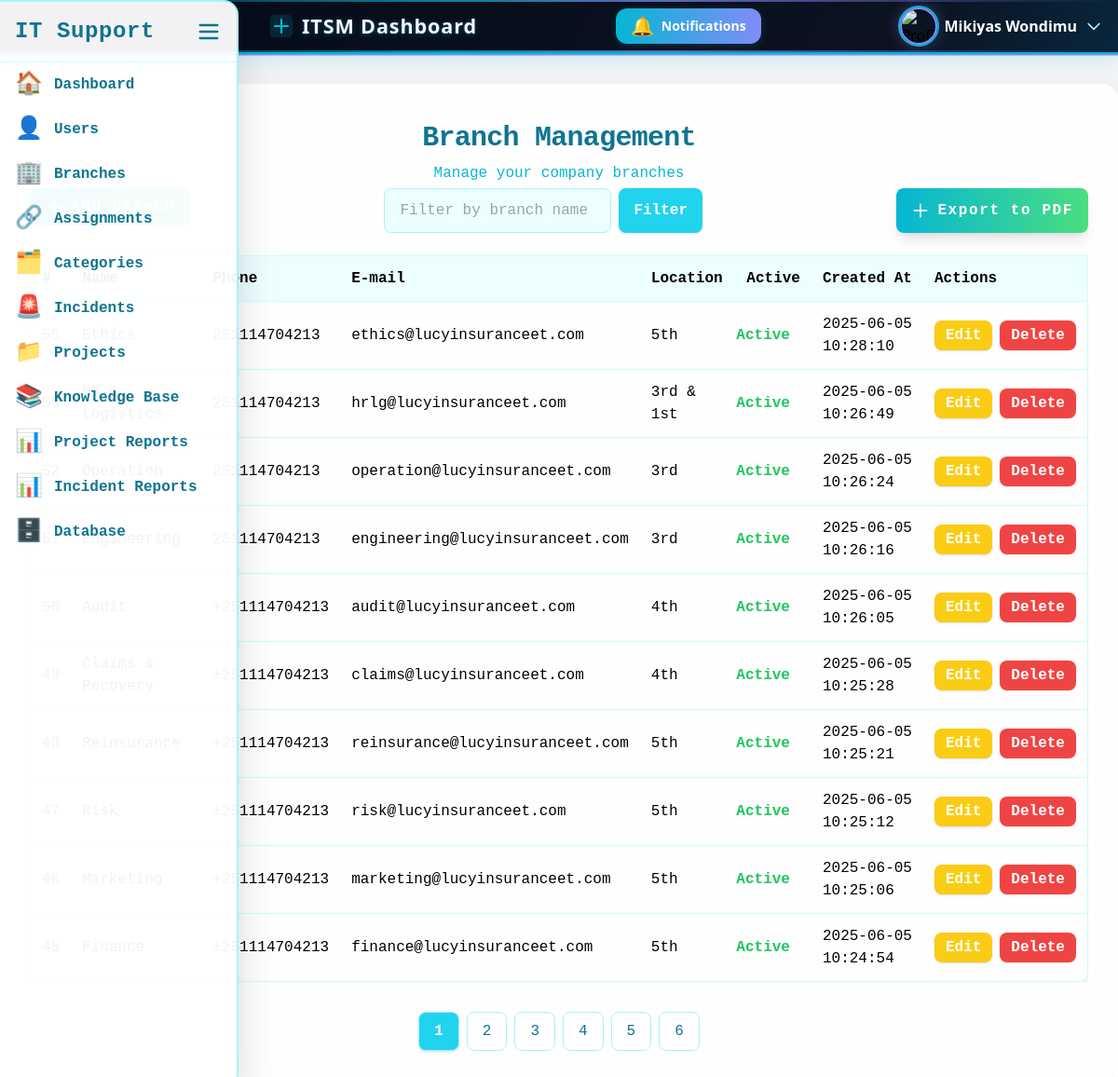
/admin/branches.php (signed in), run on the app's committed database.
### tables this page shows
CREATE TABLE `users` (
  `id` int(11) NOT NULL,
  `name` varchar(100) DEFAULT NULL,
  `email` varchar(100) DEFAULT NULL,
  `password` varchar(255) DEFAULT NULL,
  `role` enum('admin','staff','user') NOT NULL,
  `created_at` timestamp NOT NULL DEFAULT current_timestamp(),
  `force_password_change` tinyint(1) DEFAULT 1,
  `branch_id` int(11) DEFAULT NULL,
  `profile_picture` varchar(255) DEFAULT NULL,
  `is_active` tinyint(1) NOT NULL DEFAULT 1
);

CREATE TABLE `branches` (
  `id` int(11) NOT NULL,
  `name` varchar(100) NOT NULL,
  `phone` varchar(100) DEFAULT NULL,
  `email` varchar(100) DEFAULT NULL,
  `location` varchar(255) DEFAULT NULL,
  `created_at` timestamp NOT NULL DEFAULT current_timestamp(),
  `is_active` tinyint(1) NOT NULL DEFAULT 1
);

### admin/branches.php (the view, shortened to what this page needs)
<?php
require_once '../config/db.php';
$limit = 10;
$page = $_GET['page'] ?? 1;
$offset = ($page - 1) * $limit;
$stmt = $pdo->prepare("SELECT * FROM branches ORDER BY created_at DESC LIMIT :limit OFFSET :offset");
$stmt->bindValue(':limit', $limit, PDO::PARAM_INT);
$stmt->bindValue(':offset', $offset, PDO::PARAM_INT);
$stmt->execute();
$branches = $stmt->fetchAll();
?>
<!DOCTYPE html>
<html lang="en">
<head>
  <script src="https://cdn.tailwindcss.com"></script>
</head>
<body class="bg-gray-100">
    <?php include '../includes/sidebar.php'; ?>
    <?php include '../header.php'; ?>
  <div class="max-w-7xl ms-auto bg-white bg-opacity-95 rounded-2xl shadow-2xl px-8 py-10 fade-in tech-border glow mt-8">
    <h1 class="text-3xl font-extrabold text-center text-cyan-700 mb-2 tracking-tight font-mono">Branch Management</h1>
    <p class="text-center text-cyan-500 mb-1 font-mono">Manage your company branches</p>
      <div class="flex justify-between align-center">
        <div class="mb-8 flex justify-end">
          <button id="open-branch-modal"
            class="flex items-center gap-2 px-4 py-2 bg-gradient-to-r from-cyan-500 to-green-400 hover:from-green-400 hover:to-cyan-500 text-white font-bold rounded-lg shadow-lg transition duration-300 font-mono tracking-widest">
          </button>
        </div>
          <form method="GET" class="mb-6 flex justify-end gap-2 font-mono">
            <input
              type="text"
              name="filter_name"
              value="<?= isset($_GET['filter_name']) ? htmlspecialchars($_GET['filter_name']) : '' ?>"
              placeholder="Filter by branch name"
              class="px-4 py-2 rounded-lg border border-cyan-200 bg-cyan-50 text-cyan-900 focus:ring-2 focus:ring-cyan-300 focus:outline-none transition duration-200"
              autocomplete="off"
            >
            <button
              type="submit"
              class="px-4 py-2 bg-cyan-400 hover:bg-cyan-500 text-white font-bold rounded-lg shadow transition"
            >Filter</button>
          </form>
          <?php
            $where = '';
            $stmt = $pdo->prepare("SELECT * FROM branches $where ORDER BY created_at DESC LIMIT :limit OFFSET :offset");
            $stmt->bindValue(':limit', $limit, PDO::PARAM_INT);
            $stmt->bindValue(':offset', $offset, PDO::PARAM_INT);
            $stmt->execute();
            $branches = $stmt->fetchAll();
            $countStmt = $pdo->prepare("SELECT COUNT(*) FROM branches $where");
            $countStmt->execute();
            $total = $countStmt->fetchColumn();
            $totalPages = ceil($total / $limit);
          ?>
        <div class="mb-6 flex justify-end">
        <button id="export-pdf-btn"
        class="flex items-center gap-2 px-4 py-2 bg-gradient-to-r from-cyan-500 to-green-400 hover:from-green-400 hover:to-cyan-500 text-white font-bold rounded-lg shadow-lg transition duration-300 font-mono tracking-widest">
        <svg xmlns="http://www.w3.org/2000/svg" class="h-5 w-5" fill="none" viewBox="0 0 24 24" stroke="currentColor">
        <path stroke-linecap="round" stroke-linejoin="round" stroke-width="2" d="M12 4v16m8-8H4" />
        </svg>
        Export to PDF
        </button>
        </div>
      </div>
    <div class="overflow-x-auto">
      <table class="w-full text-left border border-cyan-100 rounded-xl shadow font-mono">
        <thead class="bg-cyan-50">
          <tr>
            <th class="p-3">#</th>
            <th class="p-3">Name</th>
            <th class="p-3">Phone</th>
            <th class="p-3">E-mail</th>
            <th class="p-3">Location</th>
            <th class="p-3">Active</th>
            <th class="p-3">Created At</th>
            <th class="p-3">Actions</th>
          </tr>
        </thead>
        <tbody>
          <?php foreach ($branches as $branch): ?>
            <tr class="border-t border-cyan-100 hover:bg-cyan-50 transition">
              <td class="p-3"><?= htmlspecialchars($branch['id']) ?></td>
              <td class="p-3"><?= htmlspecialchars($branch['name']) ?></td>
              <td class="p-3"><?= htmlspecialchars($branch['phone']) ?></td>
              <td class="p-3"><?= htmlspecialchars($branch['email']) ?></td>
              <td class="p-3"><?= htmlspecialchars($branch['location']) ?></td>
              <?php
              if ($branch['is_active'] == 1) {
                $active = true;
                $activeStyle= 'text-green-500 font-bold rounded-full';
              } else {
                $active = false;
                $activeStyle= 'text-red-500 rounded-full';
              }
              ?>
              <td class="<?= $activeStyle ?>">
                <span><?= htmlspecialchars($active ? 'Active' : 'Inactive') ?></span>
              </td>
              <td class="p-3"><?= htmlspecialchars($branch['created_at']) ?></td>
              <td class="p-3">
                <div class="flex gap-2">
                  <a href="edit_branch.php?id=<?= $branch['id'] ?>"
                    class="bg-yellow-400 hover:bg-yellow-500 text-white px-3 py-1 rounded-lg font-semibold shadow transition">Edit</a>
                  <form action="handlers/delete_branch.php" method="POST" class="inline-block">
                    <button type="submit"
                      class="bg-red-500 hover:bg-red-600 text-white px-3 py-1 rounded-lg font-semibold shadow transition"
                      onclick="return confirm('Are you sure?')">Delete</button>
                  </form>
                </div>
              </td>
            </tr>
          <?php endforeach; ?>
        </tbody>
      </table>
    </div>
    <div class="mt-8 flex justify-center gap-2 font-mono">
      <?php for ($i = 1; $i <= $totalPages; $i++): ?>
        <a href="?page=<?= $i ?>"
          class="px-4 py-2 rounded-lg border border-cyan-200 <?= $i == $page ? 'bg-cyan-400 text-white font-bold shadow' : 'bg-white text-cyan-700 hover:bg-cyan-50' ?> transition">
          <?= $i ?>
        </a>
      <?php endfor; ?>
    </div>
  </div>
</body>
</html>

### header.php (shortened to what this page needs)
<?php
include 'config/db.php';
$user_id = $_SESSION['user_id'];
$stmt = $pdo->prepare("SELECT * FROM users WHERE id = ?");
$stmt->execute([$user_id]);
$user = $stmt->fetch(PDO::FETCH_ASSOC);
if (isset($user['profile_picture']) && !empty($user['profile_picture'])) {
  $user['profile_image'] = '../uploads/' . $user['profile_picture'];
} else {
  $user['profile_image'] = '../uploads/default_avatar.png';
}
?>
<header id="header" class="header-animated-bg shadow-md px-4 pl-72 flex justify-between items-center relative overflow-visible" style="min-height:54px;height:58px;">
  <h1 class="header-title">
    <svg width="28" height="28" fill="none" viewBox="0 0 32 32">
      <rect x="2" y="2" width="28" height="28" rx="6" fill="#06b6d4" opacity="0.15"/>
      <path d="M8 16h16M16 8v16" stroke="#06b6d4" stroke-width="2.5" stroke-linecap="round"/>
    </svg>
    ITSM Dashboard
  </h1>
  <div class="relative inline-block text-left">
    <button id="notifBtn" class="relative flex items-center gap-2 px-4 py-1 text-sm tech-btn shadow-lg focus:outline-none transition-all duration-300" style="min-height:36px;height:38px;">
      <span id="notifBell" class="text-xl notif-pulse transition-transform duration-300">🔔</span>
      <span class="hidden md:inline">Notifications</span>
    </button>
  </div>
  <div class="relative inline-block text-left">
    <button id="profileDropdownBtn" class="flex items-center gap-2 focus:outline-none group">
      <img src="<?= $user['profile_image'] ?>" alt="Profile" class="w-10 h-10 rounded-full object-cover profile-glow transition-all duration-300">
      <span class="md:inline text-white text-base font-semibold group-hover:text-cyan-200 transition-colors"><?= htmlspecialchars($user['name'] ?? 'Profile') ?></span>
      <svg class="w-5 h-5 text-cyan-200 group-hover:text-cyan-400 transition-colors" fill="none" stroke="currentColor" viewBox="0 0 24 24">
        <path stroke-linecap="round" stroke-linejoin="round" stroke-width="2" d="M19 9l-7 7-7-7" />
      </svg>
    </button>
  </div>
</header>

### data on the page
users: name "Mikiyas Wondimu"
branches: phone "251114704213", email "ethics@lucyinsuranceet.com", location "5th", is_active "Active", created_at "2025-06-05 10:28:10"
branches: phone "251114704213", email "hrlg@lucyinsuranceet.com", location "3rd & 1st", is_active "Active", created_at "2025-06-05 10:26:49"
branches: phone "251114704213", email "operation@lucyinsuranceet.com", location "3rd", is_active "Active", created_at "2025-06-05 10:26:24"
branches: phone "251114704213", email "engineering@lucyinsuranceet.com", location "3rd", is_active "Active", created_at "2025-06-05 10:26:16"
branches: phone "+251114704213", email "audit@lucyinsuranceet.com", location "4th", is_active "Active", created_at "2025-06-05 10:26:05"
branches: phone "+251114704213", email "claims@lucyinsuranceet.com", location "4th", is_active "Active", created_at "2025-06-05 10:25:28"
branches: phone "+251114704213", email "reinsurance@lucyinsuranceet.com", location "5th", is_active "Active", created_at "2025-06-05 10:25:21"
branches: phone "+251114704213", email "risk@lucyinsuranceet.com", location "5th", is_active "Active", created_at "2025-06-05 10:25:12"
branches: phone "+251114704213", email "marketing@lucyinsuranceet.com", location "5th", is_active "Active", created_at "2025-06-05 10:25:06"
branches: phone "+251114704213", email "finance@lucyinsuranceet.com", location "5th", is_active "Active", created_at "2025-06-05 10:24:54"
